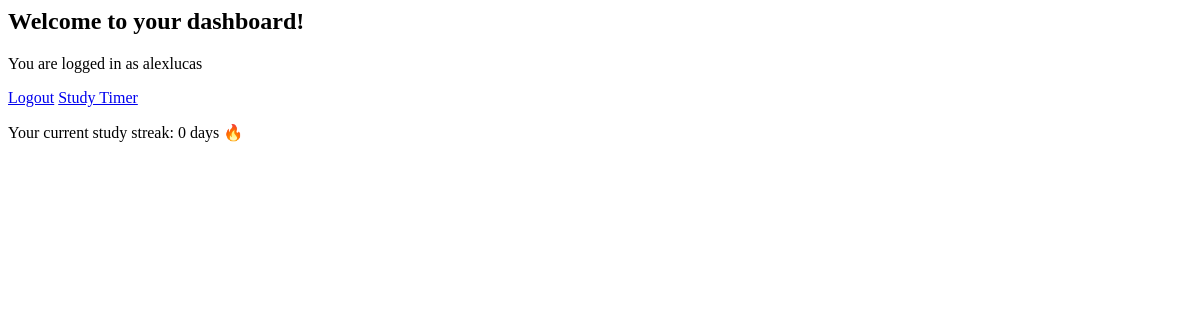
Page /dashboard/ (signed in) on the earlier database version.
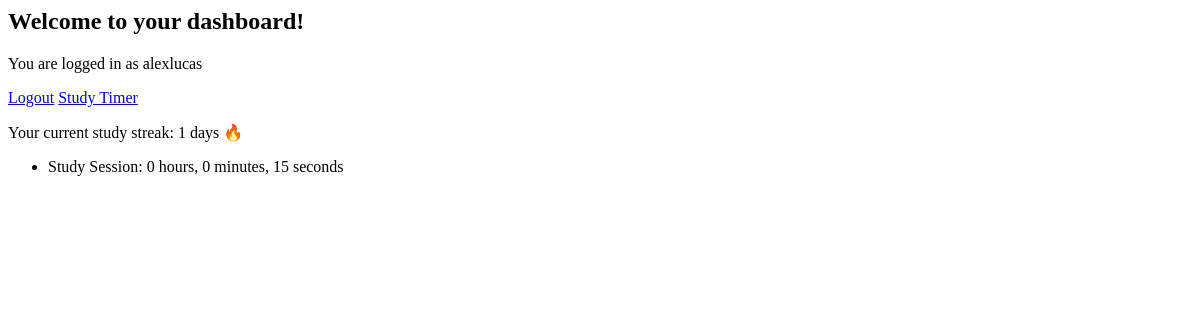
Same page on the later database version.
### studyapp/models.py (models this page shows, shortened)
class Stopwatch(models.Model):
    user = models.ForeignKey(User, on_delete=models.CASCADE)
    time_spent = models.IntegerField(default=0)
    time_start = models.DateTimeField(auto_now_add=True)
    title = models.CharField(max_length=40)
    def get_duration(self):
        hours = self.time_spent // 3600
        minutes = (self.time_spent % 3600) // 60
        seconds = self.time_spent % 60
        return {'hours': hours, 'minutes': minutes, 'seconds': seconds}
    @staticmethod
    def calculate_study_streak(user):
        sessions = Stopwatch.objects.filter(user=user).order_by('-time_start')
        streak = 0
        last_study_date = None
        for session in sessions:
            study_date = session.time_start.date()
            if last_study_date is None or (last_study_date - study_date).days == 1:
                streak += 1
                last_study_date = study_date
            else:
                break  # stop counting if there's a gap
        return streak

### studyapp/views.py (the view)
# urls.py: path('dashboard/', views.dashboard, name='dashboard'),
def dashboard(request):
    if not request.user.is_authenticated:
        return redirect('login')
    study_sessions = Stopwatch.objects.filter(user=request.user).order_by('-time_start')[:5]
    streak = Stopwatch.calculate_study_streak(request.user)
    context = {
        'study_sessions': study_sessions,
        'streak': streak,
    }
    return render(request, 'dashboard.html', context)

### studyapp/templates/dashboard.html
<h2>Welcome to your dashboard!</h2>
<p>You are logged in as {{ request.user.username }}</p>
<a href="{% url 'logout' %}">Logout</a>
<a href="{% url 'study_timer' %}">Study Timer</a>
<p>Your current study streak: {{ streak }} days 🔥</p>
<ul>
    {% for session in study_sessions %}
    <li>{{ session.title }}: {{ session.get_duration.hours }} hours, {{ session.get_duration.minutes }} minutes, {{ session.get_duration.seconds }} seconds</li>
    {% endfor %}
</ul>

Differences in the rows shown:
added Stopwatch: title "Study Session", get_duration.hours "0", get_duration.minutes "0", get_duration.seconds "15"
Other differences:
{{ streak }}: "0" → "1"
